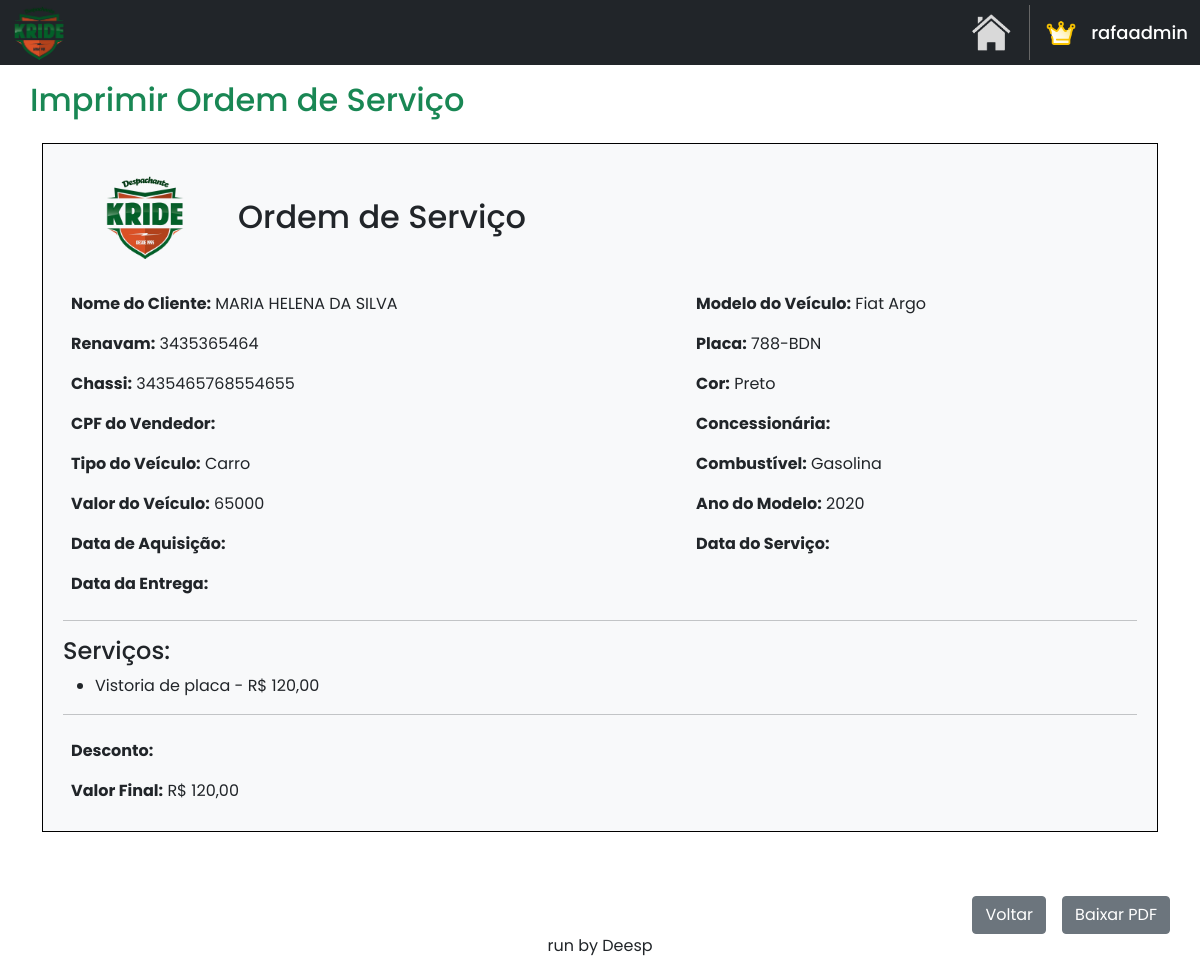
The app's page /home/imprimir_os/54 (signed in), older data.
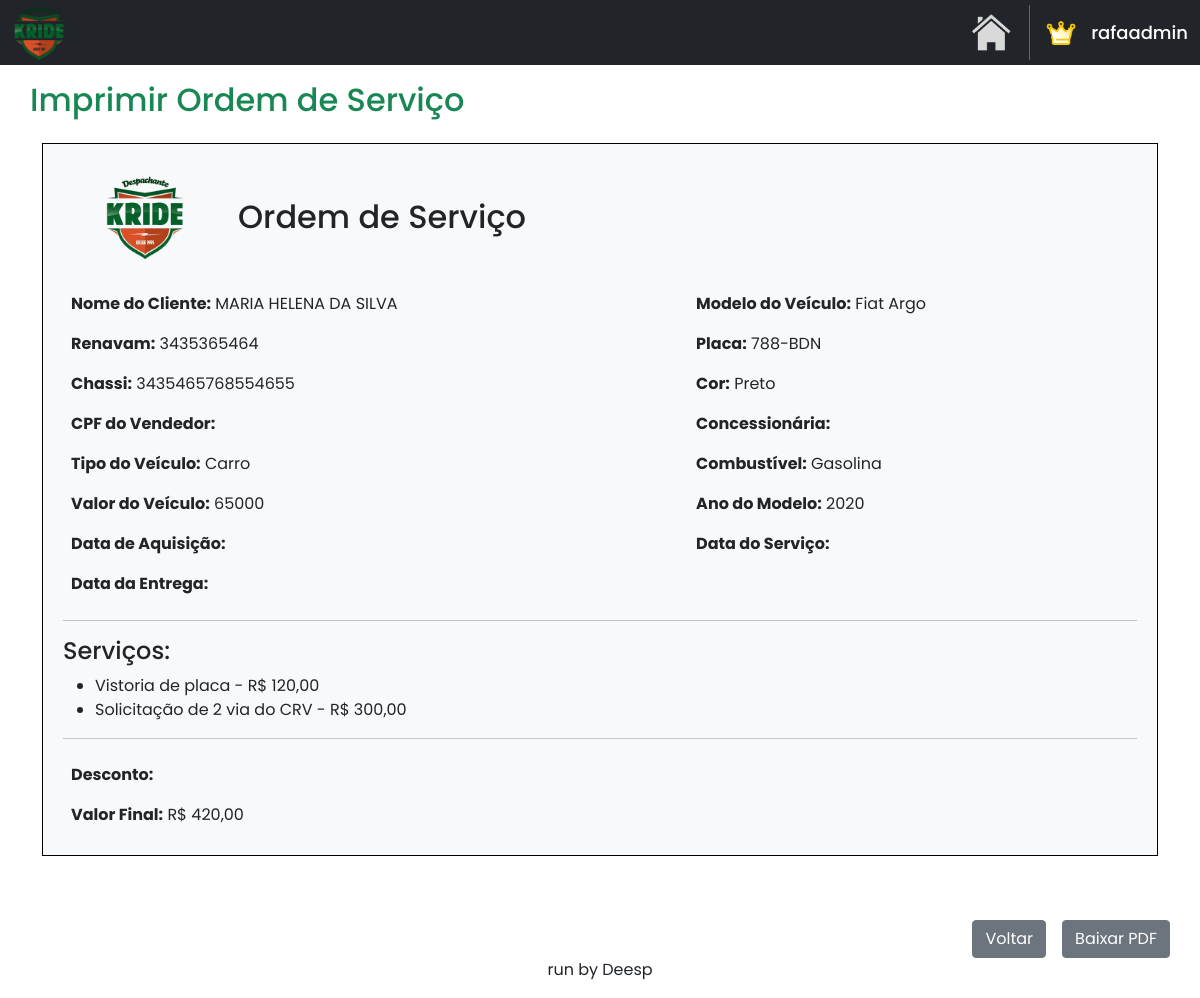
The same page, newer data.
### OS/models.py (models this page shows)
class Servico_os(models.Model):
    os_id = models.ForeignKey(OrdemServico, on_delete=models.CASCADE)
    servico_id = models.ForeignKey(Servico, on_delete=models.CASCADE)
    valor_servico = models.CharField(max_length=15, default='')

class Servico(models.Model):
    descricao = models.CharField(max_length=50)
    nome = models.CharField(max_length=50, default='')
    custo = models.CharField(max_length=10, default='0')
    valor_liquido = models.CharField(max_length=10, default='0')
    valor_total = models.CharField(max_length=10, default='0')
    taxa_detran = models.CharField(max_length=10, default='0')
    notas = models.TextField(blank=True, null=True)

class OrdemServico(models.Model):
    renavam = models.CharField(max_length=50)
    placa = models.CharField(max_length=15)
    cliente_id = models.ForeignKey(Cliente, on_delete=models.CASCADE)
    nome_cliente = models.CharField(max_length=40)
    chassi = models.CharField(max_length=30, default='')
    cor = models.CharField(max_length=20, default='')
    combustivel = models.CharField(max_length=15, default='')
    modelo = models.CharField(max_length=25, default='')
    valor_veiculo = models.CharField(max_length=15, default='')
    ano_modelo = models.CharField(max_length=10, default='')
    pendencias = models.CharField(max_length=30, default='')
    data_entrega = models.DateField(null=True, blank=True)
    data_aq = models.DateField(null=True, blank=True)
    data_servico = models.DateField(default=datetime.date.today)
    desconto = models.CharField(max_length=20, default='')
    valor_f = models.CharField(max_length=20, default='')
    observacoes = models.TextField(blank=True, null=True)
    status = models.CharField(max_length=20, default='')
    cpf_vendedor = models.CharField(max_length=20, default='')
    concessionaria = models.CharField(max_length=30, default='')
    tipo_veiculo = models.CharField(max_length=15, default='')

### OS/views.py (the view)
# urls.py: path('imprimir_os/<str:id>', osviews.imprimir_os, name='imprimir_os'),
@login_required
def imprimir_os(request, id):
    ordem_servico = get_object_or_404(OrdemServico, pk=id)
    servicos = Servico_os.objects.filter(os_id=ordem_servico).select_related('servico_id')
    return render(request, 'imprimir_os.html', {'ordem_servico': ordem_servico, 'servicos_os': servicos})

### OS/templates/imprimir_os.html (shortened to what this page needs)
{% extends "base.html" %}
{% load static %}
{% block content %}
<!DOCTYPE html>
<html lang="pt-BR">
<head>
    <link href="https://cdn.jsdelivr.net/npm/bootstrap@5.0.2/dist/css/bootstrap.min.css" rel="stylesheet">
</head>
<body>
    <div class="container mt-3 custom-container">
        <div class="d-flex justify-content-start align-items-center">
            <h2 class="me-auto text-success">Imprimir Ordem de Serviço</h2>
        </div>
        <div class="container mt-3">
            {% include 'os-pdf_export.html' %}
        </div>
        <div class="d-flex justify-content-end align-items-center" style="margin-top: 40px;">
            <a href="{% url 'ordem_servico' %}" class="btn btn-secondary me-3 mt-4">Voltar</a>
            <a href="{% url 'pdf_export' ordem_servico.id %}" class="btn btn-secondary mt-4" download>Baixar PDF</a>
        </div>
    </div>
</body>
</html>
{% endblock %}

### OS/templates/os-pdf_export.html (shortened to what this page needs)
{% load static %}
<!DOCTYPE html>
<html lang="en">
<head>
</head>
<body>
    <div class="order-details">
        <div class="order-header">
            <img style="width: 85px; height: 85px">
            <h2>Ordem de Serviço</h2>
        </div>
        <table>
            <tr>
                <td><strong>Nome do Cliente:</strong> {{ ordem_servico.nome_cliente|upper }}</td>
                <td><strong>Modelo do Veículo:</strong> {{ ordem_servico.modelo }}</td>
            </tr>
            <tr>
                <td><strong>Renavam:</strong> {{ ordem_servico.renavam }}</td>
                <td><strong>Placa:</strong> {{ ordem_servico.placa }}</td>
            </tr>
            <tr>
                <td><strong>Chassi:</strong> {{ ordem_servico.chassi }}</td>
                <td><strong>Cor:</strong> {{ ordem_servico.cor }}</td>
            </tr>
            <tr>
                <td><strong>CPF do Vendedor:</strong> {{ ordem_servico.cpf_vendedor }}</td>
                <td><strong>Concessionária:</strong> {{ ordem_servico.concessionaria }}</td>
            </tr>
            <tr>
                <td><strong>Tipo do Veículo:</strong> {{ ordem_servico.tipo_veiculo }}</td>
                <td><strong>Combustível:</strong> {{ ordem_servico.combustivel }}</td>
            </tr>
            <tr>
                <td><strong>Valor do Veículo:</strong> {{ ordem_servico.valor_veiculo }}</td>
                <td><strong>Ano do Modelo:</strong> {{ ordem_servico.ano_modelo }}</td>
            </tr>
            <tr>
                <td><strong>Data de Aquisição:</strong> {{ data.data_aq }}</td>
                <td><strong>Data do Serviço:</strong> {{ data.data_servico }}</td>
            </tr>
            <tr>
                <td><strong>Data da Entrega:</strong> {{ data.data_entrega }}</td>
            </tr>
        </table>
        <hr>
        <div>
            <h4>Serviços:</h4>
            <ul>
                {% for servico_os in servicos_os %}
                    <li>{{ servico_os.servico_id.descricao }} - R$ {{ servico_os.servico_id.valor_total }}</li>
                {% endfor %}
            </ul>
        </div>
        <hr>
        <table>
            <tr>
                <td><strong>Desconto:</strong> {{ ordem_servico.desconto }}</td>
            </tr>
            <tr>
                <td><strong>Valor Final:</strong> R$ {{ ordem_servico.valor_f }}</td>
            </tr>
        </table>
    </div>
</body>
</html>

Row changes from the older to the newer data that the page shows:
changed OrdemServico "MARIA HELENA DA SILVA": valor_f "120,00" → "420,00"
added Servico_os: servico_id.descricao "Solicitação de 2 via do CRV", servico_id.valor_total "300,00"
